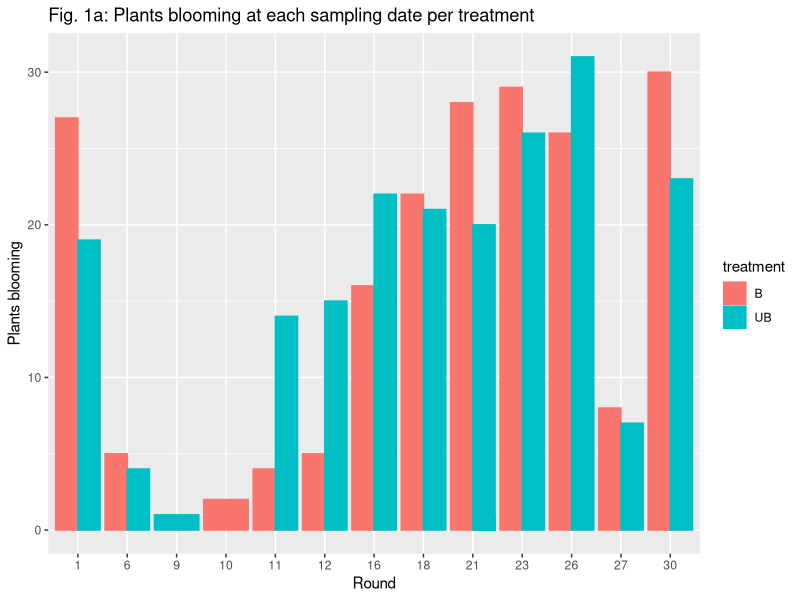
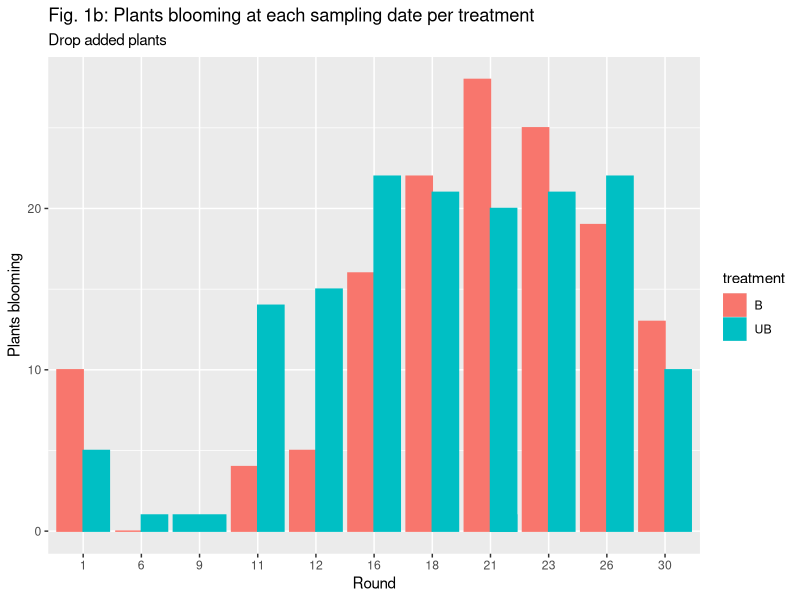
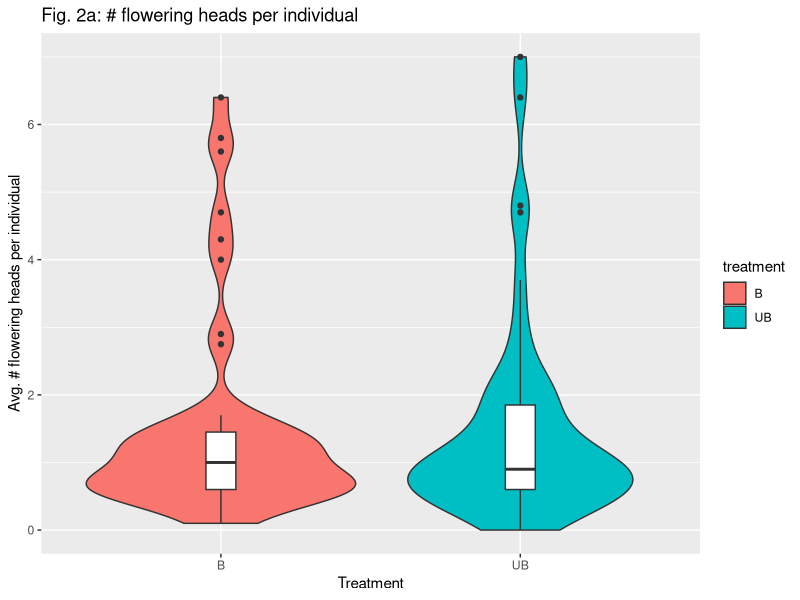
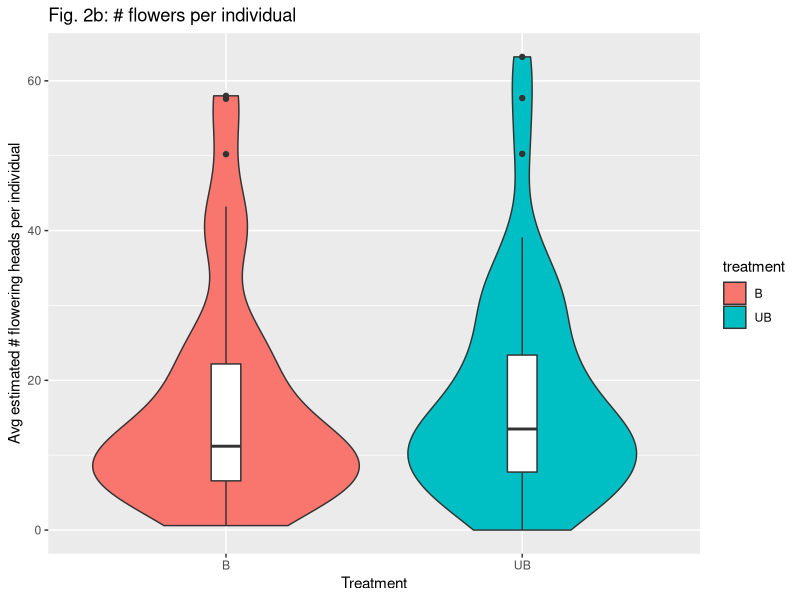
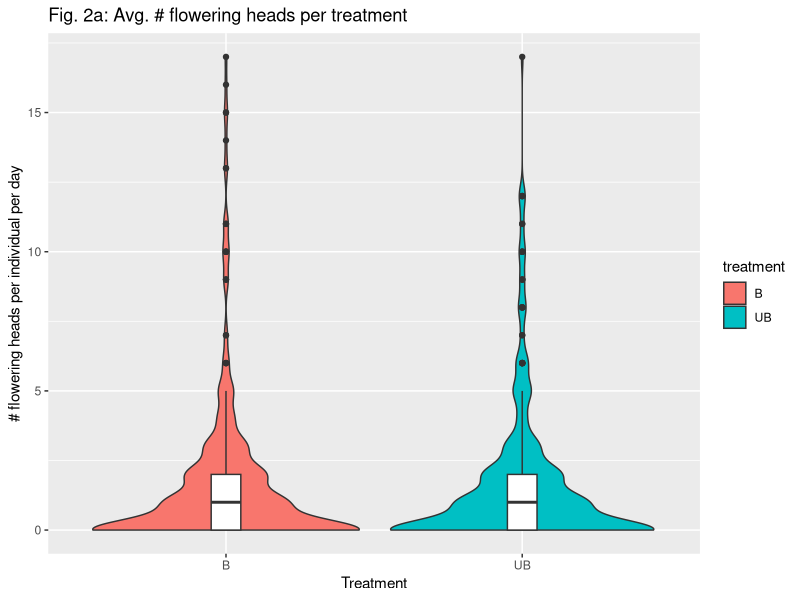
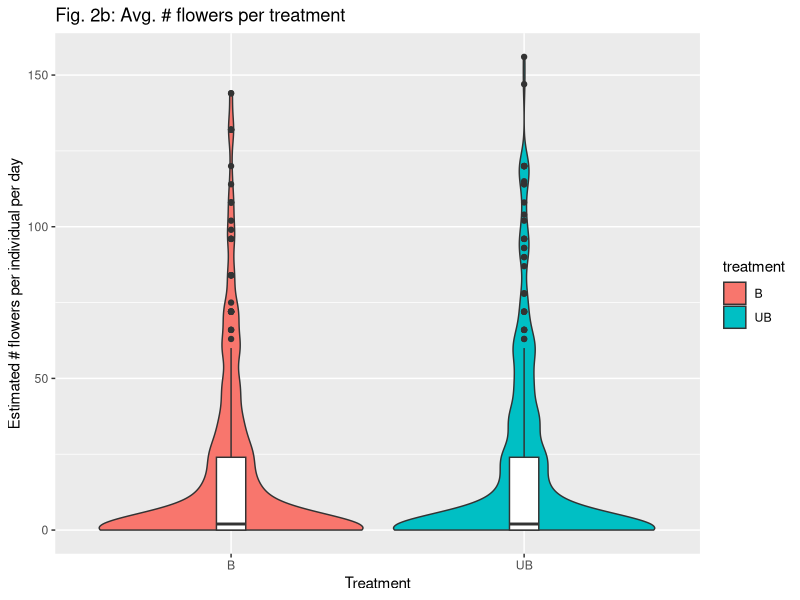
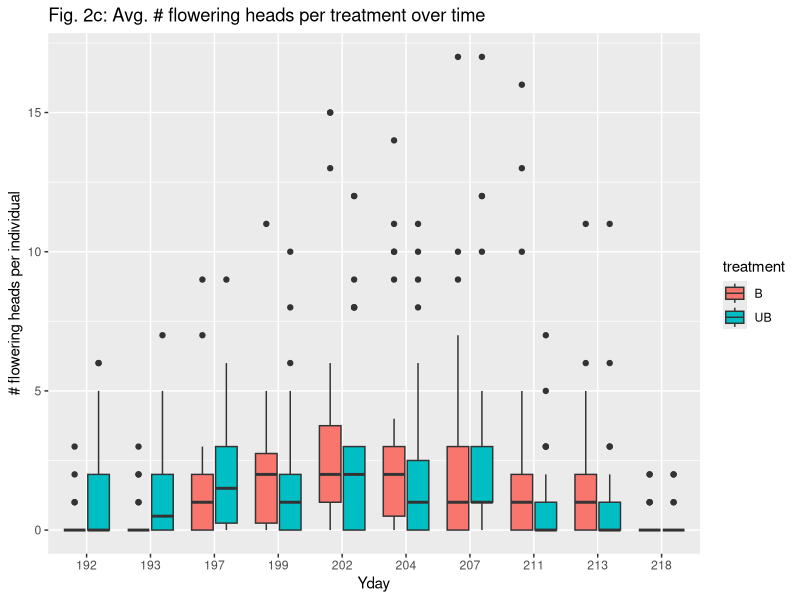
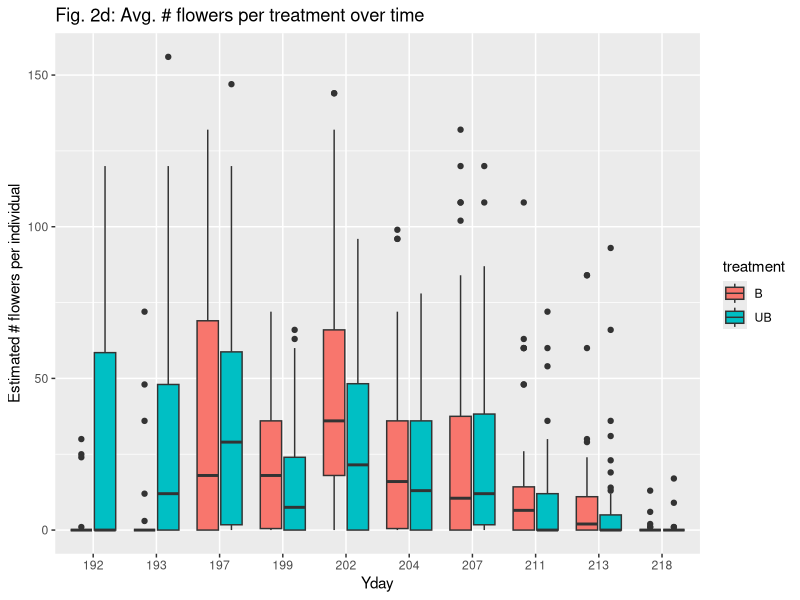

Source code (R) for these figures, in order: (Note: this script raises an error after producing the figures.)
#load in tidyverse

library(tidyverse)
library(lubridate)

### upload dataframes

cobloom<-read.csv("data/non_database_csvs/dalea-coblooming-density_25march2019.csv")

con_dens<-read.csv("data/non_database_csvs/dalea-conspecific-density_23March2019.csv")

focal_plt<-read.csv("data/non_database_csvs/focal_plant_stigma_26March2019.csv")

poll_stig<-read.csv("data/non_database_csvs/stigma-pollen-counts_23March2019.csv")

visit<-read.csv("data/non_database_csvs/visitation_30Aug2019.csv")

seed<-read.csv("data/non_database_csvs/seed-counts_26March2019.csv")



###figure 1
### phenology

#create a summation of flowers and a treatment column
focals<-focal_plt%>%
  rename(bloom_heads=X.bloom_flwheads)%>%
  mutate(total_flws_est=head1+head2+head3+head4+head5, 
         treatment=ifelse(grepl("UB",plantID),'UB','B'))%>%
  mutate(date=paste(month,day,year,sep="-"))%>%mutate(mdy=mdy(date),yday=yday(mdy))

#summarize for a count of blooming focal plants per day and add yday component
foc<-focals%>%
  select(round,month,day,year,treatment,bloom_heads)%>%
  group_by(round,month,day,year,treatment)%>%
  summarize(sum_bloom = sum(bloom_heads > 0))%>%
  mutate(date=paste(month,day,year,sep="-"))%>%mutate(mdy=mdy(date),yday=yday(mdy))



foc%>%
  filter(day!=190)%>%
  mutate(day2=ifelse(day==208,207,day))%>%
ggplot(aes(as.factor(day2), sum_bloom, color=treatment))+
  geom_col(position="dodge",aes(group=treatment,fill=treatment))+
  labs(x="Round" ,y="Plants blooming")+
  ggtitle("Fig. 1a: Plants blooming at each sampling date per treatment")

#examine without the added individuals
#drop df

drop<-c("31UB","32UB","33UB","34UB","35UB", "36UB","37UB","38UB","39UB","40UB",
        "41UB","42UB","43UB","44UB","44UB","45UB", "46UB","47UB","48UB","49UB",
        "31B","32B","33B","34B","35B", "36B","37B","38B","39B","40B",
        "41B","42B","43B","44B","44B","45B", "46B","47B","48B","49B")
#drop values contained in drop from df
focal_drop<-focals[!focals$plantID %in%drop,]
#
foc_drop<-focal_drop%>%
  select(round,month,day,year,treatment,bloom_heads)%>%
  group_by(round, month,day,year,treatment)%>%
  summarize(sum_bloom = sum(bloom_heads > 0))%>%
  mutate(date=paste(month,day,year,sep="-"))%>%
  mutate(mdy=mdy(date),yday=yday(mdy))


  # much cleaner
  
  
  #
### 
foc_drop%>%
filter(day!=190)%>%  
  ggplot(aes(as.factor(day), sum_bloom, color=treatment))+
  geom_col(position="dodge",aes(group=treatment,fill=treatment))+
  labs(x="Round" ,y="Plants blooming")+
  ggtitle("Fig. 1b: Plants blooming at each sampling date per treatment",subtitle="Drop added plants")


#flowering heads + flowers

focal_flw<-focals%>%
  select(round,month,day,year,treatment,plantID,bloom_heads,total_flws_est)%>%
  group_by(round,month,day,year,treatment)%>%
  mutate(sum_bloom = sum(bloom_heads > 0))%>%
  mutate(date=paste(month,day,year,sep="-"))%>%
  replace_na(list(total_flws_est= 0))%>%
  ungroup()
#add yday
focal_flw$date<-mdy(focal_flw$date)
focal_flw$day<-yday(focal_flw$date)

#summary table
focaf<-focal_flw%>%filter(day!=190)%>% 
  select(round,month,day,year,treatment,plantID,bloom_heads,total_flws_est)%>%
  group_by(round,month,day,year,treatment)%>%
  mutate(sum_bloom = sum(bloom_heads > 0))%>%
  mutate(date=paste(month,day,year,sep="-"))%>%ungroup()%>%
 group_by(treatment,plantID)%>%
  summarize(mean_heads=mean(bloom_heads),mean_flws=mean(total_flws_est))

focaf%>%
  ggplot(aes(treatment, mean_heads))+
  geom_violin(aes(group=treatment,fill=treatment))+ geom_boxplot(width=0.1)+
  labs(x="Treatment" ,y="Avg. # flowering heads per individual")+
  ggtitle("Fig. 2a: # flowering heads per individual")

focaf%>%
  ggplot(aes(treatment, mean_flws))+
  geom_violin(aes(group=treatment,fill=treatment))+ geom_boxplot(width=0.1)+
  labs(x="Treatment" ,y="Avg estimated # flowering heads per individual")+
  ggtitle("Fig. 2b: # flowers per individual")

focal_flw%>% group_by(treatment)%>%drop_na()%>%
  summarize(mean_heads=mean(bloom_heads),mean_flws=mean(total_flws_est))
#plots

focal_flw%>%
  ggplot(aes(treatment, bloom_heads))+
  geom_violin(aes(group=treatment,fill=treatment))+ geom_boxplot(width=0.1)+
  labs(x="Treatment" ,y="# flowering heads per individual per day")+
  ggtitle("Fig. 2a: Avg. # flowering heads per treatment")

focal_flw%>%
  ggplot(aes(treatment, total_flws_est))+
  geom_violin(aes(group=treatment,fill=treatment))+ geom_boxplot(width=0.1)+
  labs(x="Treatment" ,y="Estimated # flowers per individual per day")+
  ggtitle("Fig. 2b: Avg. # flowers per treatment")

#now over time
focal_flw%>%
  filter(day!=190&day!=222)%>% mutate(day2=ifelse(day==208,207,day))%>%
  ggplot(aes(as.factor(day2), bloom_heads, group=interaction(treatment,day2),fill=treatment))+
  geom_boxplot()+
  labs(x="Yday" ,y="# flowering heads per individual")+
  ggtitle("Fig. 2c: Avg. # flowering heads per treatment over time")

focal_flw%>%
  filter(day!=190&day!=222)%>% mutate(day2=ifelse(day==208,207,day))%>%
  ggplot(aes(as.factor(day2), total_flws_est, group=interaction(treatment,day2),fill=treatment))+
  geom_boxplot()+
  labs(x="Yday" ,y="Estimated # flowers per individual")+
  ggtitle("Fig. 2d: Avg. # flowers per treatment over time")


####
#pollinators
levels(as.factor(focals$day))
levels(as.factor(focals$round))
levels(as.factor(visit$day))
levels(as.factor(visit$round))
#join pollinators and focal_flw by plantID & new column, round_V
visit<-visit%>%
  mutate(round_v=ifelse(day==16, "2a", 
                        ifelse(day==18,"2b",
                                  ifelse(day==11,"1a",ifelse(day==12,"1b",
                                                             round)))))#created round_v
  
focal_flw<-focal_flw%>%
  mutate(round_v=ifelse(day==197, "2a", 
                        ifelse(day==199,"2b",
                               ifelse(day==192,"1a",ifelse(day==193,"1b",
                                             round)))))#created round_v

poll_vis<-left_join(visit,focal_flw, by=c("plantID","round_v"))%>%
  filter(bloom_heads>0)

# get number of visits per interval, then divide by number of flowers on plant at that round
poll<-poll_vis%>%select(plantID, round_v, day.y,time, morphoID,date, touches,bloom_heads,treatment)%>%
  group_by(plantID,round_v,treatment,day.y)%>%
  summarise(n_visits=sum(!is.na(morphoID)), n_obs=n(),
            flw_heads=(sum(bloom_heads))/n(), intervals=n_distinct(time),
            visit_rate=(n_visits/intervals)/flw_heads)%>%
  filter(intervals>1)

#diff in visit rate treatment
poll%>% 
  ggplot(aes(treatment, visit_rate, fill=treatment))+
  geom_boxplot()+
  labs(x="Treatment" ,y="Visits/minute/flower")+
  ggtitle("Fig. 3a: Visitation rate by treatment")
#visit rate  diff over time
poll%>% 
  ggplot(aes(as.factor(day.y), visit_rate, group=interaction(treatment,day.y),
             fill=treatment))+
  geom_boxplot()+
  labs(x="Day" ,y="Visits/Minute/Flower")+
  ggtitle("Fig. 3b: Visitation per treatment rate over time")


# # visiting morpho groups over time
morpho<-poll_vis%>%select(plantID, round_v, day.y,time, morphoID, touches,bloom_heads,treatment)%>%
  mutate(morphoID= fct_recode(morphoID, "Lasioglossum" = "Dialictus"))%>%
  mutate(bee_fly=ifelse(morphoID=="Syrphid","fly","bee"))%>%
  group_by(morphoID,day.y,treatment,bee_fly)%>%
  summarise(n_visits=n(),n_plants=n_distinct(plantID),
            n_touches=sum(touches))%>%filter(!is.na(morphoID))

morpho_summary<-poll_vis%>%select(plantID, round_v, day.y,time, morphoID, touches,bloom_heads,treatment)%>%
  mutate(morphoID= fct_recode(morphoID, "Lasioglossum" = "Dialictus"))%>%
  mutate(bee_fly=ifelse(morphoID=="Syrphid","fly","bee"))%>%
  group_by(bee_fly,treatment)%>%
  summarise(n_visits=n())
### total visits by morpho groups between treatments
morpho%>%
  ggplot(aes(morphoID, n_visits, fill=treatment))+
  geom_boxplot()+
  labs(x="Pollinator Morphospecies" ,y="# unique visits")+
  ggtitle("Fig. 3c: Within plant movement by morphogroup")

morpho%>%
  ggplot(aes(morphoID, n_visits/n_plants, fill=treatment))+
  geom_boxplot()+
  labs(x="Pollinator Morphospecies" ,y="# unique visits/# plants")+
  ggtitle("Fig. 3d: Visitation by morphogroup", subtitle="accounting for # plants observed on")

### total visits by morpho groups between treatments
morpho%>%
  ggplot(aes(morphoID, n_touches/n_visits, fill=treatment))+
  geom_boxplot()+
  labs(x="Pollinator Morphospecies" ,y="# moves within plant/visit")+
  ggtitle("Fig. 3e: Within plant movement by morphogroup")

morpho%>%
  ggplot(aes(bee_fly, n_visits, fill=treatment))+
  geom_boxplot()+
  labs(x="Course Morphospecies" ,y="# unique visits")+
  ggtitle("Visitation bee vs fly")

morpho%>%
  ggplot(aes(bee_fly, n_visits/n_plants, fill=treatment))+
  geom_boxplot()+
  labs(x="Course Morphospecies" ,y="# unique visits")+
  ggtitle("Visitation bee vs fly")
###
  
#pollen deposition
levels(as.factor(poll_stig$day))
levels(as.factor(focals$day))
levels(as.factor(poll_stig$round))
levels(as.factor(focals$round))
### create new round to account for weird day thing
visit<-visit%>%
  mutate(round_v=ifelse(day==16, "2a", 
                        ifelse(day==18,"2b",
                               ifelse(day==11,"1a",ifelse(day==12,"1b",
                                                          round)))))#created round_v

focal_flw<-focal_flw%>%
  mutate(round_v=ifelse(day==197, "2a", 
                        ifelse(day==199,"2b",
                               ifelse(day==192,"1a",ifelse(day==193,"1b",
                                                           round)))))#created round_v

###will have to determine a join for modeling ####

### for viz: just generate a yday


### calculate an average pollen depot for each type (dalpur & hetero & amorpha) plant at each day
### create new variable summing all pollen except dalpur
###plot for b and ub at each time
ID_trt<-focals%>%select(plantID, treatment)%>%group_by(plantID,treatment)%>%summarize()

#anti_join to see who has no stigma data
stig_check<-poll_stig%>%anti_join(ID_trt, c("plantID")) #check this one; likely 5 or 30 B
#30B was 50B; manually changed in csv because having issues
# ADD TO OPENREFINE.

stig<-poll_stig%>%left_join(ID_trt, c("plantID"))%>%
  group_by(plantID,round,month,day,year,treatment)%>%
  mutate(date=paste(month,day,year,sep="-"))%>%
  mutate(mdy=mdy(date),yday=yday(mdy))%>%
 gather(key = "pollen_type", value = "count",
        dpurp_pollen,amocan_pollen,
        aster_pollen,dcand_pollen,unknown_hetero_pollen)

stig_summary<-stig%>%filter(!is.na(count))%>%
  mutate(pollen_type2=ifelse(pollen_type=="dpurp_pollen", "dpurp","hetero"))%>%
    group_by(pollen_type2,treatment)%>%
  summarize(min_pollen=min(count),
            mean_pollen=mean(count),max_pollen=max(count))
#
stig%>%
  filter(!is.na(count))%>%
  ggplot(aes(treatment, count, fill=pollen_type))+
  geom_boxplot()+
  labs(x="treatment" ,y="# pollen grains per stigma")+
  ggtitle("Fig. 4a: # pollen grains deposited")


stig%>%
  filter(!is.na(count))%>%
  group_by(treatment,yday,pollen_type)%>%
  summarize(mean_poll=mean(count))%>%
  ggplot(aes(treatment, mean_poll, fill=pollen_type))+
  geom_boxplot()+
  labs(x="treatment" ,y="Mean # pollen grains per stigma")+
  ggtitle("Fig. 4a: Mean # pollen grains deposited per treatment")


    
stig%>%
  filter(!is.na(count))%>%
  group_by(treatment,yday,pollen_type)%>%
  ggplot(aes(as.factor(yday), count, fill=pollen_type,
             group=interaction(pollen_type,as.factor(yday))))+
  geom_boxplot()+facet_grid(.~treatment)+
  labs(x="treatment" ,y="# pollen grains per stigma")+
  ggtitle("Fig. 4b: # pollen grains deposited overtime")
###
#SEEEEDS

## add in ID_trt to seeds
seed_check<-seed%>%anti_join(ID_trt, c("plantID")) # should only be controls

colnames(seed)
### calculate seed prod difference for each group, accoutn for # heads
seed_count<-seed%>%left_join(ID_trt, c("plantID"))%>%
  rename(full=X.full_seeds, part=X.partial_full_seeds,empty=X.aborted_seeds,
         heads=Num_Heads,abrt_heads=Aborted_Heads,dehisc_heads=Dehisced_Heads)%>%
  gather(key = "seed_fill", value = "count",full,part,empty)%>% 
  replace_na(list(treatment= "Control"))

#without
seed_prop<-seed%>%left_join(ID_trt, c("plantID"))%>%
  rename(full=X.full_seeds, part=X.partial_full_seeds,empty=X.aborted_seeds,
         heads=Num_Heads,abrt_heads=Aborted_Heads,dehisc_heads=Dehisced_Heads)%>%
  mutate(total_fruit=(full+part+empty))

seed_summary<-seed_count%>%filter(!is.na(count))%>%filter(treatment!="Control")%>%
  group_by(seed_fill)%>%
  summarize(sum_heads=sum(heads),min_seed=min(count),
            mean_seed=mean(count),max_seed=max(count))

seed_prop_summary<-seed_prop%>%group_by(treatment)%>%
 

        
drop<-c("31UB","32UB","33UB","34UB","35UB", "36UB","37UB","38UB","39UB","40UB",
        "41UB","42UB","43UB","44UB","44UB","45UB", "46UB","47UB","48UB","49UB",
        "31B","32B","33B","34B","35B", "36B","37B","38B","39B","40B",
        "41B","42B","43B","44B","44B","45B", "46B","47B","48B","49B")
#drop values contained in drop from df
seed_drop<-seed_count[!seed_count$plantID %in%drop,]
seed_propdrop<-seed_prop[!seed_prop$plantID %in%drop,] 
  
  seed_count%>%
  ggplot(aes(treatment, count, fill=seed_fill))+
  geom_boxplot()+
  labs(x="treatment" ,y="Total Seeds produced")+
  ggtitle("Fig. 5: # Seeds by treatment")
  
  seed_drop%>%
    ggplot(aes(treatment, count/heads, fill=seed_fill))+
    geom_boxplot()+
    labs(x="treatment" ,y="Total Seeds produced")+
    ggtitle("Fig. 5: # Seeds by treatment",subtitle="remove added individuals")
  
  seed_propdrop%>%
    ggplot(aes(treatment, (full/total_fruit), fill=treatment))+
    geom_boxplot()+
    labs(x="treatment" ,y="Prop seeds filled")+
    ggtitle("Fig. 5: # Seeds by treatment",subtitle="remove added individuals")
  
  seed_propdrop%>%filter(!is.na(treatment))%>%
    ggplot(aes(treatment, (full/total_fruit)/heads, fill=treatment))+
    geom_boxplot()+
    labs(x="treatment" ,y="Prop seeds filled/heads")+
    ggtitle("Fig. 5: # Seeds by treatment",subtitle="remove added individuals")
  
  seed_count%>%
    ggplot(aes(treatment, count/heads, fill=seed_fill))+
    geom_boxplot()+
    labs(x="treatment" ,y="Total Seeds produced/#floral heads")+
    ggtitle("Fig. 5b: # Seeds by treatment",subtitle="offsetting for # of heads per plant")
  
  seed_prop%>%filter(!is.na(treatment))%>%
    ggplot(aes(treatment, ((full)/total_fruit)/heads, fill=treatment))+
    geom_boxplot()+
    labs(x="treatment" ,y="Prop Seeds Fill")+
    ggtitle("Fig. 5: # Seeds by treatment")
